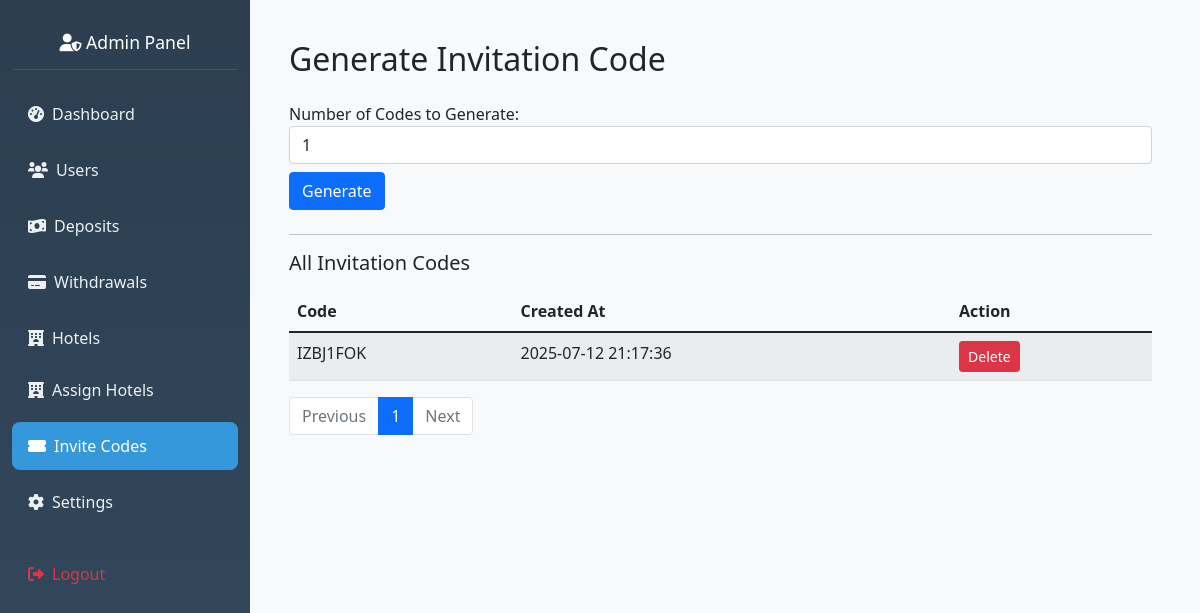
The page /admin/generate-invite (signed in) on the database as committed earlier.
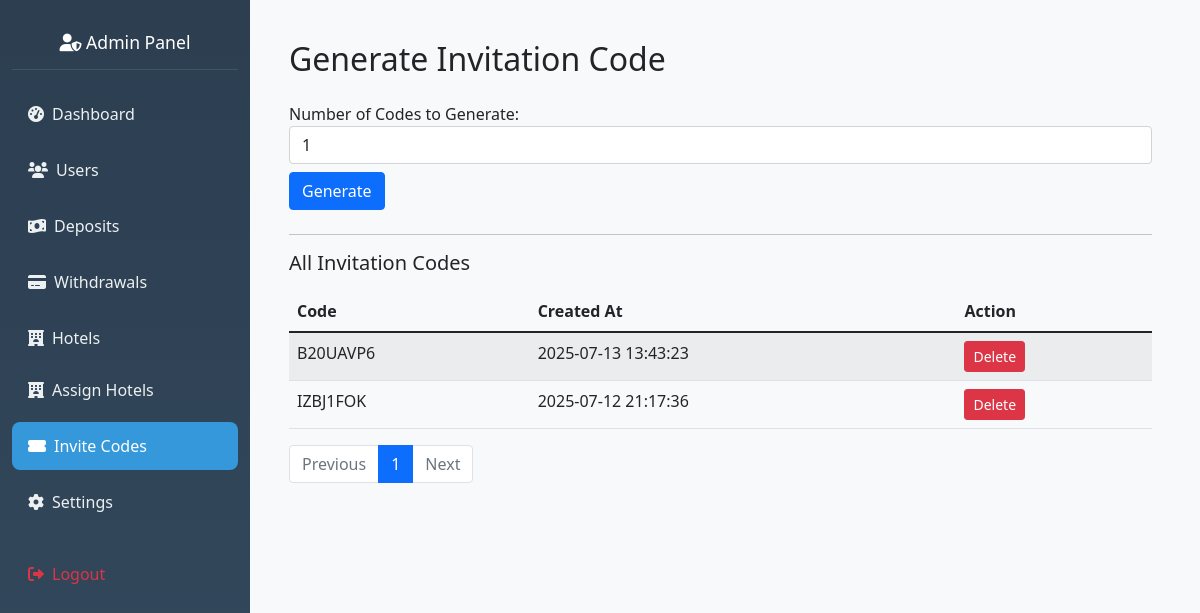
The same page on the database as committed later.
### hotel_app/models.py (models this page shows, shortened)
class InvitationCode(db.Model):
    __tablename__ = 'invitation_code'
    id = db.Column(db.Integer, primary_key=True)
    code = db.Column(db.String(20), unique=True, nullable=False)
    is_used = db.Column(db.Boolean, default=False)
    created_at = db.Column(db.DateTime, default=datetime.utcnow)

### hotel_app/routes.py (the view, shortened to what this page needs)
@app.route('/admin/generate-invite', methods=['GET', 'POST'])
@admin_required
def generate_invitation_code():
    page = request.args.get('page', 1, type=int)
    codes = InvitationCode.query.order_by(InvitationCode.id.desc()).paginate(
        page=page, per_page=20, error_out=False
    )
    return render_template('admin_invite.html', codes=codes)

### hotel_app/routes.py (called while the page is built)
def admin_required(f):
    @wraps(f)
    def wrapper(*args, **kwargs):
        admin_id = session.get('admin_id')
        if not admin_id:
            flash("Admin login required.", "danger")
            return redirect(url_for('admin_login'))
        admin = Admin.query.get(admin_id)
        if not admin or not admin.is_active:
            session.pop('admin_id', None)
            flash("Admin access denied.", "danger")
            return redirect(url_for('admin_login'))
        g.current_admin = admin
        return f(*args, **kwargs)
    return wrapper

@app.before_request
def check_admin_routes():
    if request.endpoint and request.endpoint.startswith('admin_') and request.endpoint != 'admin_login':
        if 'admin_id' not in session:
            return redirect(url_for('admin_login'))

### hotel_app/templates/admin_invite.html
{% extends "admin_base.html" %}
{% block content %}
<div class="container mt-4">
    <h2 class="mb-4">Generate Invitation Code</h2>
    <form method="POST" action="{{ url_for('generate_invitation_code') }}" class="mb-4">
        <div class="form-group">
            <label for="num_codes">Number of Codes to Generate:</label>
            <input type="number" name="num_codes" id="num_codes" class="form-control" min="1" value="1" required>
        </div>
        <button type="submit" class="btn btn-primary mt-2">Generate</button>
    </form>
    <hr>
    {% if codes and codes[0] is string %}
        <h5 class="mb-3">Recently Generated Code(s)</h5>
        <ul class="list-group mb-4">
            {% for code in codes %}
                <li class="list-group-item">{{ code }}</li>
            {% endfor %}
        </ul>
        <a href="{{ url_for('generate_invitation_code') }}" class="btn btn-secondary">View All Codes</a>
    {% elif codes and codes.items is defined %}
        <h5 class="mb-3">All Invitation Codes</h5>
        <table class="table table-striped">
            <thead>
                <tr>
                    <th>Code</th>
                    <th>Created At</th>
                    <th>Action</th>
                </tr>
            </thead>
            <tbody>
                {% for invite in codes.items %}
                    <tr>
                        <td>{{ invite.code }}</td>
                        <td>{{ invite.created_at.strftime('%Y-%m-%d %H:%M:%S') }}</td>
                        <td>
                            <form method="POST" action="{{ url_for('delete_invitation_code', code_id=invite.id) }}" onsubmit="return confirm('Are you sure you want to delete this code?');">
                                <button type="submit" class="btn btn-sm btn-danger">Delete</button>
                            </form>
                        </td>
                    </tr>
                {% endfor %}
            </tbody>
        </table>
        <nav>
            <ul class="pagination">
                {% if codes.has_prev %}
                    <li class="page-item">
                        <a class="page-link" href="{{ url_for('generate_invitation_code', page=codes.prev_num) }}">Previous</a>
                    </li>
                {% else %}
                    <li class="page-item disabled">
                        <span class="page-link">Previous</span>
                    </li>
                {% endif %}
                {% for page_num in codes.iter_pages(left_edge=1, right_edge=1, left_current=2, right_current=2) %}
                    {% if page_num %}
                        <li class="page-item {% if page_num == codes.page %}active{% endif %}">
                            <a class="page-link" href="{{ url_for('generate_invitation_code', page=page_num) }}">{{ page_num }}</a>
                        </li>
                    {% else %}
                        <li class="page-item disabled"><span class="page-link">…</span></li>
                    {% endif %}
                {% endfor %}
                {% if codes.has_next %}
                    <li class="page-item">
                        <a class="page-link" href="{{ url_for('generate_invitation_code', page=codes.next_num) }}">Next</a>
                    </li>
                {% else %}
                    <li class="page-item disabled">
                        <span class="page-link">Next</span>
                    </li>
                {% endif %}
            </ul>
        </nav>
    {% else %}
        <p>No invitation codes found.</p>
    {% endif %}
</div>
{% endblock %}

### hotel_app/templates/admin_base.html (shortened to what this page needs)
<!DOCTYPE html>
<html lang="en">
    <head>
        <link href="https://cdn.jsdelivr.net/npm/bootstrap@5.1.3/dist/css/bootstrap.min.css" rel="stylesheet">
        <link href="https://cdnjs.cloudflare.com/ajax/libs/font-awesome/6.0.0/css/all.min.css" rel="stylesheet">
        <link rel="stylesheet" href="{{ url_for('static', filename='css/admin.css') }}">
    </head>
    <body>
        <div class="container-fluid">
            <div class="row no-gutters">
                <nav class="col-md-3 col-lg-2 d-md-block sidebar" id="sidebar">
                    <div class="position-sticky pt-3">
                        <div class="nav-header text-center">
                            <h4 class="text-white">
                                <i class="fas fa-user-shield"></i> Admin Panel
                            </h4>
                        </div>
                        <ul class="nav flex-column">
                            <li class="nav-item">
                                <a class="nav-link {% if request.endpoint == 'admin_dashboard' %}active{% endif %}"
                                    href="{{ url_for('admin_dashboard') }}">
                                    <i class="fas fa-tachometer-alt"></i>
                                    <span>Dashboard</span>
                                </a>
                            </li>
                            <li class="nav-item">
                                <a class="nav-link {% if request.endpoint == 'view_users' %}active{% endif %}"
                                    href="{{ url_for('view_users') }}">
                                    <i class="fas fa-users"></i>
                                    <span>Users</span>
                                </a>
                            </li>
                            <li class="nav-item">
                                <a class="nav-link {% if request.endpoint == 'view_deposits' %}active{% endif %}"
                                    href="{{ url_for('view_deposits') }}">
                                    <i class="fas fa-money-bill-wave"></i>
                                    <span>Deposits</span>
                                </a>
                            </li>
                            <li class="nav-item">
                                <a class="nav-link {% if request.endpoint == 'view_withdrawals' %}active{% endif %}"
                                    href="{{ url_for('view_withdrawals') }}">
                                    <i class="fas fa-credit-card"></i>
                                    <span>Withdrawals</span>
                                </a>
                            </li>
                            <li class="nav-item">
                                <a class="nav-link {% if request.endpoint == 'manage_hotels' %}active{% endif %}"
                                    href="{{ url_for('manage_hotels') }}">
                                    <i class="fas fa-hotel"></i>
                                    <span>Hotels</span>
                                </a>
                                <a class="nav-link {% if request.endpoint == 'manage_hotels' %}active{% endif %}"
                                    href="{{ url_for('assign_hotels_to_user')}}">
                                    <i class="fas fa-hotel"></i>
                                    <span>Assign Hotels</span>
                                </a>
                            </li>
                            <li class="nav-item">
                                <a class="nav-link {% if request.endpoint == 'generate_invitation_code' %}active{% endif %}"
                                    href="{{ url_for('generate_invitation_code') }}">
                                    <i class="fas fa-ticket-alt"></i>
                                    <span>Invite Codes</span>
                                </a>
                            </li>
                            <li class="nav-item">
                                <a class="nav-link {% if request.endpoint == 'admin_settings' %}active{% endif %}"
                                    href="{{ url_for('admin_settings') }}">
                                    <i class="fas fa-cog"></i>
                                    <span>Settings</span>
                                </a>
                            </li>
                            <li class="nav-item mt-3">
                                <a class="nav-link text-danger" href="{{ url_for('admin_logout') }}">
                                    <i class="fas fa-sign-out-alt"></i>
                                    <span>Logout</span>
                                </a>
                            </li>
                        </ul>
                    </div>
                </nav>
                <main class="col-md-9 ms-sm-auto col-lg-10 px-md-4 main-content">
                    <div class="pt-3 pb-2 mb-3">
                        {% block content %}{% endblock %}
                    </div>
                </main>
            </div>
        </div>
    </body>
</html>

### hotel_app/static/css/admin.css (style rules this page uses)
.sidebar { min-height: 100vh; background: linear-gradient(180deg, #2c3e50 0%, #34495e 100%); transition: transform 0.3s ease-in-out; overflow-y: auto; }
.sidebar .nav-link { color: #ecf0f1; padding: 0.75rem 1rem; border-radius: 0.5rem; margin: 0.25rem 0; display: flex; align-items: center; gap: 0.5rem; }
.sidebar .nav-link:hover, .sidebar .nav-link.active { background-color: #3498db; color: white; }
.main-content { background-color: #f8f9fa; min-height: 100vh; transition: margin-left 0.3s ease-in-out; }
.nav-header { padding: 1rem; border-bottom: 1px solid rgba(255, 255, 255, 0.1); margin-bottom: 1rem; }
.nav-header h4 { margin: 0; font-size: 1.1rem; }
@media (min-width: 992px) { .sidebar { position: static !important; transform: translateX(0) !important; width: auto !important; flex: 0 0 auto; } }
@media (min-width: 992px) { .main-content { margin-left: 0 !important; padding-left: 15px !important; padding-top: 0 !important; flex: 1 1 auto; } }
@media (min-width: 992px) { .container-fluid .row { display: flex !important; flex-wrap: nowrap !important; } }
@media (min-width: 992px) { .col-md-3, .col-lg-2 { flex: 0 0 auto; width: 250px; max-width: 250px; } }
@media (min-width: 992px) { .col-md-9, .col-lg-10 { flex: 1 1 auto; width: auto; max-width: none; } }
@media (min-width: 1200px) { .container-fluid .row { display: flex !important; } }
@media (min-width: 1200px) { .sidebar { position: static !important; width: 250px !important; flex: 0 0 250px !important; } }
@media (min-width: 1200px) { .main-content { flex: 1 1 auto !important; } }

Rows that differ between the two databases and show on the page:
added InvitationCode: code "B20UAVP6", created_at "2025-07-13 13:43:23"
